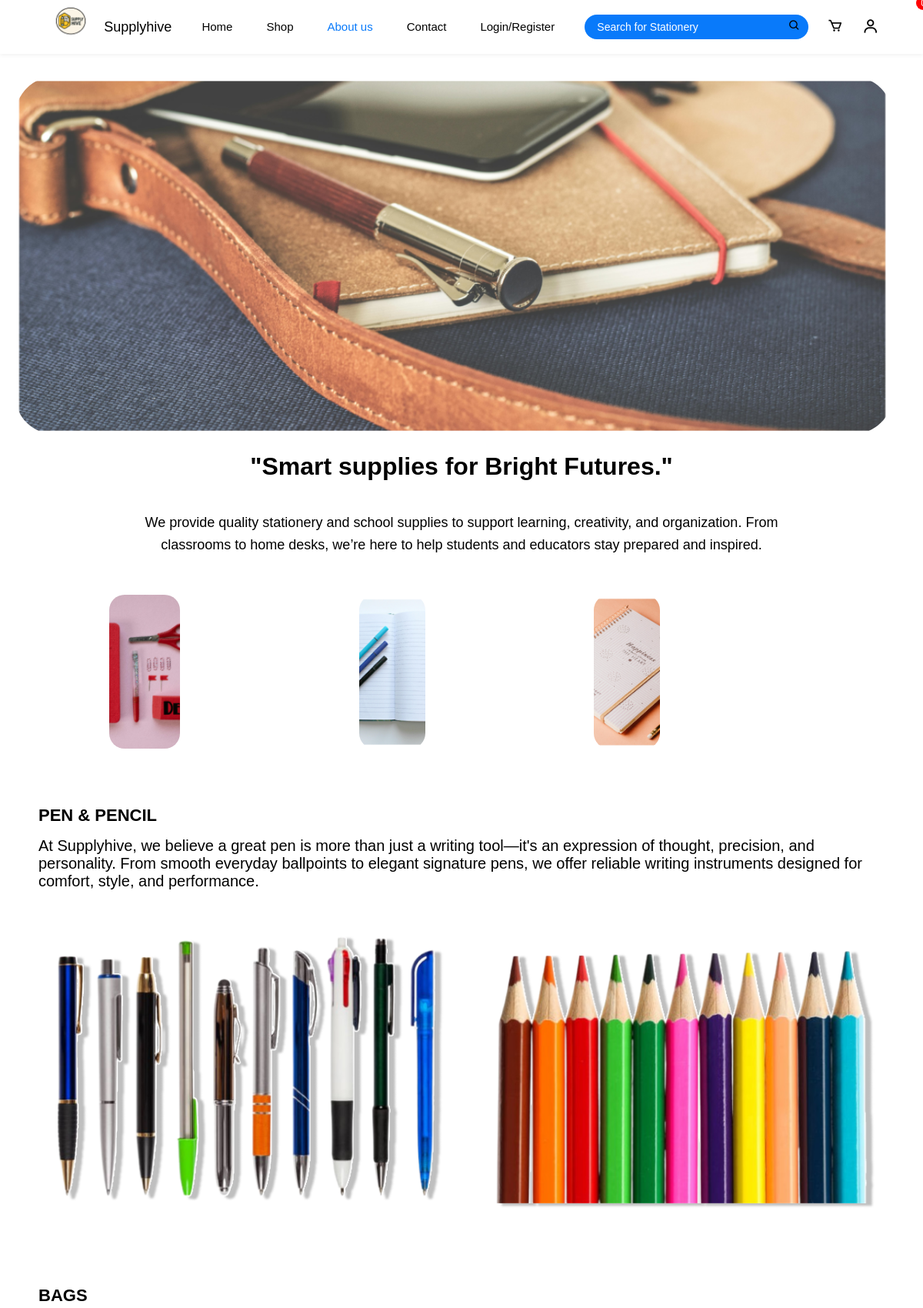
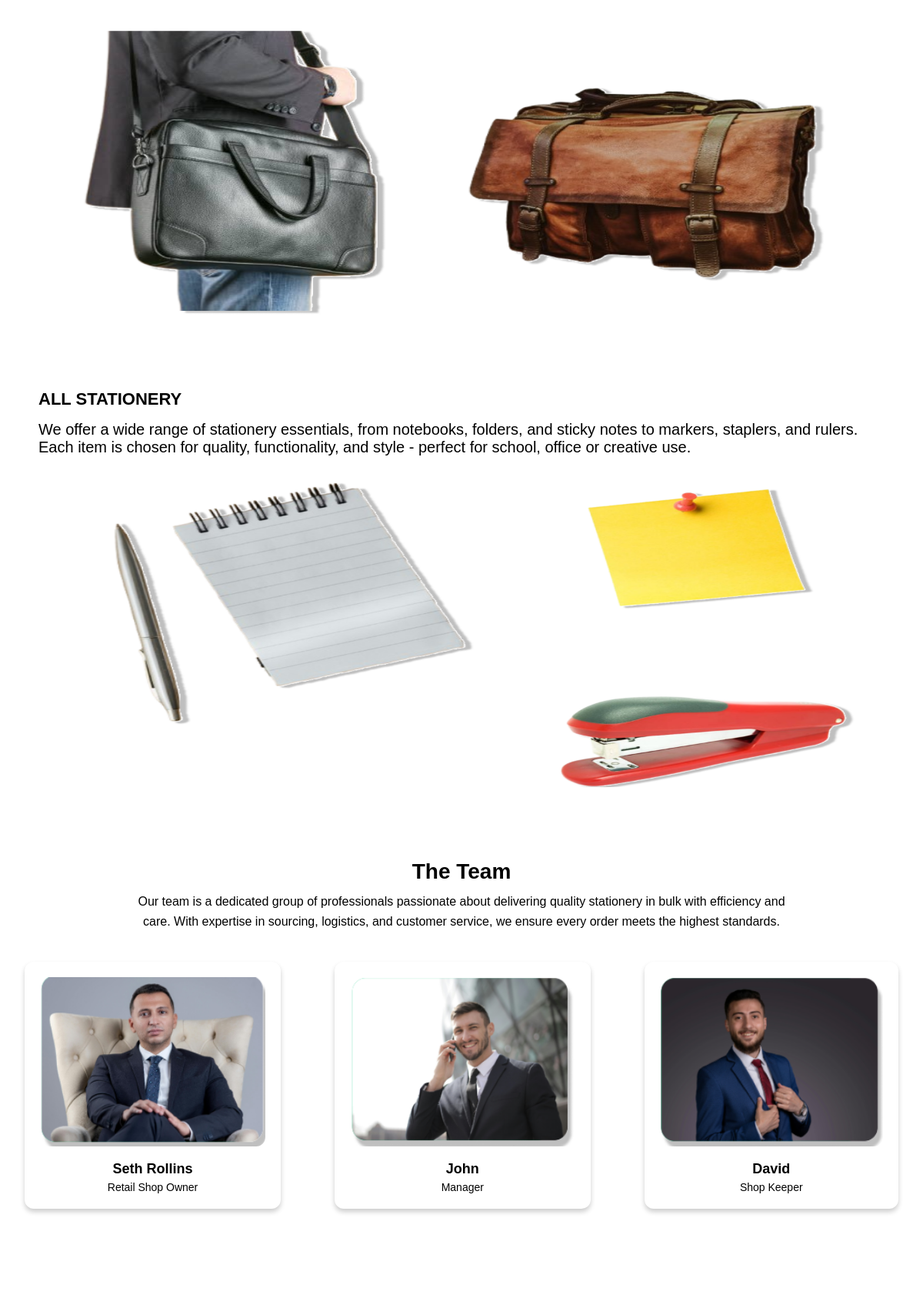
The page /about/ (upper part) on the database its author committed (2 pictures, top to bottom).
### mainapp/models.py (models this page shows, shortened)
class AboutPage(models.Model):
    banner_image = models.ImageField(upload_to="about/banner/")

class AboutGallery(models.Model):
    image = models.ImageField(upload_to="about/gallery/")

class SectionImage(models.Model):
    SECTION_CHOICES = [
        ("pen", "Pen & Pencil"),
        ("bag", "Bag"),
        ("stationery", "All Stationery"),
    ]
    section = models.CharField(max_length=20, choices=SECTION_CHOICES)
    image = models.ImageField(upload_to="about/sections/")

class TeamMember(models.Model):
    name = models.CharField(max_length=100)
    designation = models.CharField(max_length=100)
    image = models.ImageField(upload_to="team/")

### mainapp/views.py (the view)
# urls.py: path('about/', views.about, name='about'),
def about(request):
    banner = AboutPage.objects.first()
    gallery_images = AboutGallery.objects.all()[:3]
    pen_image = SectionImage.objects.filter(section="pen").first()
    bag_image = SectionImage.objects.filter(section="bag").first()
    stationery_image = SectionImage.objects.filter(section="stationery").first()
    team_members = TeamMember.objects.all()
    context = {
        "banner": banner,
        "gallery_images": gallery_images,
        "pen_image": pen_image,
        "bag_image": bag_image,
        "stationery_image": stationery_image,
        'team_members': team_members,
    }
    return render(request, "about.html", context)

### mainapp/context_processors.py (called while the page is built)
def cart_badge(request):
    if request.user.is_authenticated:
        cart, created = Cart.objects.get_or_create(user=request.user)
        return {"cart_item_count": cart.total_quantity()}
    return {"cart_item_count": 0}

### mainapp/templates/about.html
{% extends 'base.html' %}
{% load static %}
{% block content %}
<link rel="stylesheet" href="{% static 'css/about.css' %}">
<link rel="stylesheet" href="{% static 'css/home.css' %}">
<section class="about-banner">
    {% if banner %}
    <img src="{{ banner.banner_image.url }}" alt="About Banner">
    {% endif %}
</section>
<div class="abthead">
    <h1>"Smart supplies for Bright Futures."</h1>
</div>
<section class="about-intro">
    <p>We provide quality stationery and school supplies to support learning, creativity, and organization.
       From classrooms to home desks, we’re here to help students and educators stay prepared and inspired.</p>
</section>
<section class="about-gallery">
    <div class="gallery-flex">
        {% for img in gallery_images %}
        <div class="gallery-card">
            <img src="{{ img.image.url }}" alt="Gallery Image">
        </div>
        {% endfor %}
    </div>
</section>
<section class="about-section">
    <h2>PEN & PENCIL</h2>
    <p>At Supplyhive, we believe a great pen is more than just a writing tool—it's an expression of thought, precision, and personality.
       From smooth everyday ballpoints to elegant signature pens, we offer reliable writing instruments designed for comfort, style, and performance.</p>
    {% if pen_image %}
    <img src="{{ pen_image.image.url }}" alt="Pen and Pencil" class="full-img">
    {% endif %}
</section>
<section class="about-section">
    <h2>BAGS</h2>
    {% if bag_image %}
    <img src="{{ bag_image.image.url }}" alt="Bag" class="full-img">
    {% endif %}
</section>
<section class="about-section">
    <h2>ALL STATIONERY</h2>
    <p>We offer a wide range of stationery essentials, from notebooks, folders, and sticky notes to markers, staplers, and rulers. Each item is chosen for quality, functionality, and style - perfect for school, office or creative use.</p>
    {% if stationery_image %}
    <img src="{{ stationery_image.image.url }}" alt="All Stationery" class="full-img">
    {% endif %}
</section>
<section class="team-section">
    <h2 class="team-title">The Team</h2>
    <p class="team-desc">
        Our team is a dedicated group of professionals passionate about delivering quality stationery in bulk with efficiency and care.
        With expertise in sourcing, logistics, and customer service, we ensure every order meets the highest standards.
    </p>
    <div class="team-grid">
        {% for member in team_members %}
        <div class="team-card">
            <img src="{{ member.image.url }}" alt="{{ member.name }}" class="team-img">
            <h3 class="team-name">{{ member.name }}</h3>
            <p class="team-role">{{ member.designation }}</p>
        </div>
        {% endfor %}
    </div>
</section>
{% endblock %}

### mainapp/static/css/style.css (style rules this page uses)
* { margin: 0; padding: 0; box-sizing: border-box; font-family: Arial, Helvetica, sans-serif; }
body { background: #fff; color: #000; }

### mainapp/static/css/about.css (style rules this page uses)
.about-banner img { width: 95%; margin: auto; margin-left: 20px; margin-top: 100px; border-radius: 50px; }
.abthead h1 { text-align: center; margin:20px 0 20px; }
.about-intro { text-align: center; padding: 20px; max-width: 900px; margin: 0 auto; font-size: 18px; line-height: 1.6; }
.about-gallery { padding: 30px 20px; }
.gallery-flex { display: flex; justify-content: center; gap: 20px; flex-wrap: wrap; }
.gallery-card img { width: 350px; height: 200px; object-fit: cover; border-radius: 20px; }
.about-section { padding: 40px 20px; width: 95%; margin: auto; }
.about-section h2 { font-size: 22px; font-weight: bold; margin-bottom: 15px; }
.about-section p { margin: 0 auto 20px auto; font-size: 20px; }
.full-img { width: 100%; max-height: 400px; margin-top: 10px; border-radius: 8px; }
@media (min-width:1024px) and (max-width:1300px) { .gallery-card img { width: 30%; } }

### mainapp/static/css/home.css (style rules this page uses)
.team-section { text-align: center; padding: 50px 20px; }
.team-title { font-size: 28px; font-weight: bold; margin-bottom: 10px; }
.team-desc { max-width: 850px; margin: 0 auto 40px auto; font-size: 16px; line-height: 1.6; }
.team-grid { display: flex; justify-content: center; gap: 70px; flex-wrap: wrap; }
.team-card { background: #fff; border-radius: 12px; box-shadow: 0px 4px 6px rgba(0,0,0,0.2); padding: 20px; max-width: 280px; text-align: center; }
.team-img { width: 100%; height: 220px; object-fit: cover; border-radius: 12px; margin-bottom: 15px; }
.team-name { font-size: 18px; font-weight: bold; margin-bottom: 5px; }
.team-role { font-size: 14px; }
@media (min-width:1024px) and (max-width:1300px) { .team-card { max-width: 30%; } }

### rows shown on the page
AboutPage: banner_image (picture)
AboutGallery: image (picture)
AboutGallery: image (picture)
AboutGallery: image (picture)
SectionImage: image (picture)
SectionImage: image (picture)
SectionImage: image (picture)
TeamMember: image (picture), name "Seth Rollins", designation "Retail Shop Owner"
TeamMember: image (picture), name "John", designation "Manager"
TeamMember: image (picture), name "David", designation "Shop Keeper"
